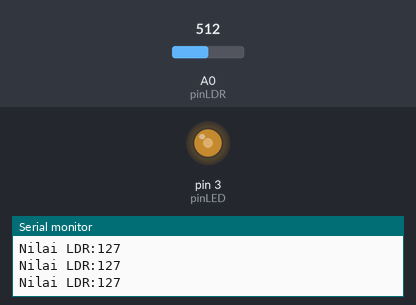
Recording of a sketch running on a simulated Arduino Uno, built with avr-gcc and run on an emulated ATmega328P. Parts: output pins drawn as LEDs (lit = HIGH), the last lines printed to the serial monitor. The inputs (shaded band) are chosen by the test bench; at power-on: A0 (pinLDR) = 512.

Above: at 1.2 s.
1.3 s: A0 (pinLDR) set to 716
At 2.7 s:
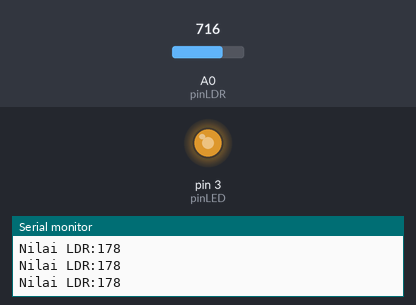
3.0 s: A0 (pinLDR) set to 900
At 4.2 s:
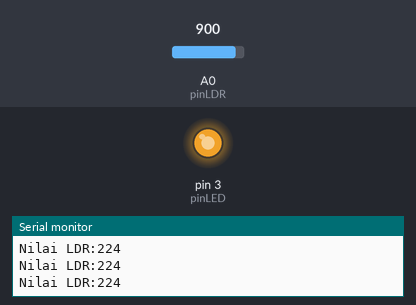
4.6 s: A0 (pinLDR) set to 122
At 5.5 s:
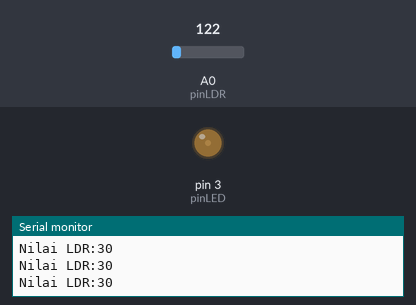
6.2 s: A0 (pinLDR) set to 0
At 6.9 s:
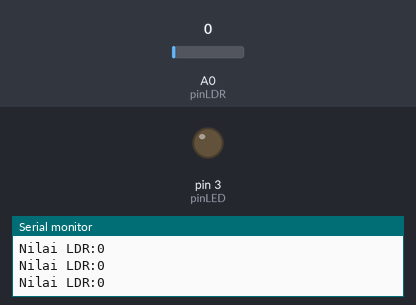
7.8 s: A0 (pinLDR) set to 511
At 8.2 s:
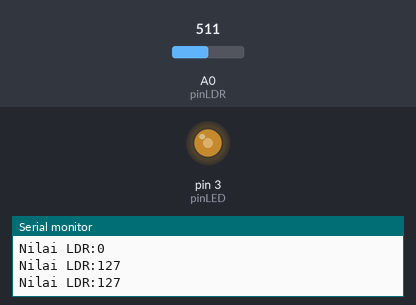
Timing chart, 0 to 10.4 s (numbered marks = the images above; inputs shaded):
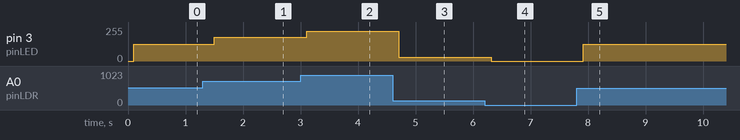

The sketch:

1.Sensor_LDR.ino
```cpp
//Inisialisasi pembuatan variable
int pinLDR  = A0;
int pinLED  =3;

void setup() {
 //Menentukan Fungsionalitas dari LDR pada Microcontroller
 Serial.begin(9600);
 pinMode(pinLDR,INPUT);
 pinMode(3,OUTPUT);
}

void loop() {

//baca data
 int bacaLDR=analogRead(pinLDR); //Membaca Nilai Sensor LDR
     bacaLDR=map(bacaLDR,0,1024,0,255);
     //tampung=merubah data(tampung,data awal, data akhir sensor,nilai awal rubah,nilai )

 //Print ke Serial Monitor
 Serial.print("Nilai LDR:");
 Serial.print(bacaLDR);
 Serial.println();
 delay(100);

  analogWrite(3, bacaLDR);
  delay(100);
}
```

Measured:
- after the input at 1.3 s, pin 3 (pinLED): 127/255 → 178/255 after 0.20 s
- after the input at 3.0 s, pin 3 (pinLED): 178/255 → 224/255 after 0.11 s
- after the input at 4.6 s, pin 3 (pinLED): 224/255 → 30/255 after 0.11 s
- after the input at 6.2 s, pin 3 (pinLED): 30/255 → 0/255 after 0.11 s
- after the input at 7.8 s, pin 3 (pinLED): 0/255 → 127/255 after 0.12 s
